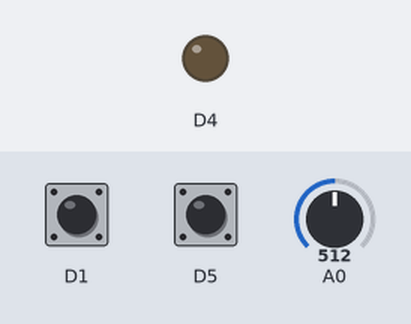
The sketch below on a simulated ESP8266 (NodeMCU). Parts: output pins drawn as LEDs (lit = HIGH). Inputs (shaded band) come from the test bench; at power-on: D1 HIGH, D5 HIGH, A0 = 512. WiFi joins after 1.5 s; servers stay silent unless stated; what the sketch prints to the serial monitor is not drawn.

Above: at 0.0 s.
At 1.6 s:
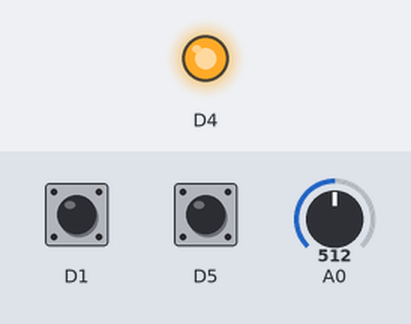
Timing chart, 0 to 3.1 s (numbered marks = the images above):
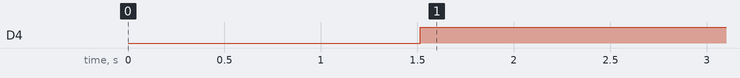

The sketch:

TRAFFIC.ino
```cpp
#include <ESP8266WiFi.h>
void upload();
unsigned int i=0;
String apiWritekey = "KM7HGS2UCG2GEHKJ"; // replace with your THINGSPEAK WRITEAPI key here
const char* ssid = "Tirth"; // your wifi SSID name
const char* password = "123456710" ;// wifi pasword

const char* server = "api.thingspeak.com";
WiFiClient client;

void setup() {
  pinMode(D5,INPUT);
   pinMode(D1,INPUT);
    pinMode(D4,OUTPUT);
  // initialize serial communication at 9600 bits per second:
  Serial.begin(115200);
  WiFi.disconnect();
  delay(10);
  WiFi.begin(ssid, password);

  Serial.println();
  Serial.println();
  Serial.print("Connecting to ");
  Serial.println(ssid);

  WiFi.begin(ssid, password);

  while (WiFi.status() != WL_CONNECTED)
  {
    delay(500);
    Serial.print(".");
  }
  Serial.println("");
  Serial.print("NodeMcu connected to wifi...");
  Serial.println(ssid);
  Serial.println();
}

// the loop routine runs over and over again forever:
void loop() {
  // read the input on analog pin 0:
  int sensorValue = analogRead(A0);
    Serial.println(sensorValue);
  // print out the value you read:
   int s1 = digitalRead(D1);
 int s2 = digitalRead(D5);
  if(sensorValue>500)
  {
    digitalWrite(D4,LOW);
    if(s1==LOW)
    {
       i=++i;

      Serial.println(i);
      delay(100);

    }

    if(s2==LOW)
    {
      i=--i;

      Serial.println(i);
      delay(100);


      }
      if(i==0)
      {
       digitalWrite(D4,HIGH);

      }
      }


if(sensorValue<500)
  {
     digitalWrite(D4,HIGH);
  }


  if (client.connect(server,80))
  {
    String tsData = apiWritekey;
           tsData +="&field1=";
           tsData += String(sensorValue);
           tsData += "\r\n\r\n";

     client.print("POST /update HTTP/1.1\n");
     client.print("Host: api.thingspeak.com\n");
     client.print("Connection: close\n");
     client.print("X-THINGSPEAKAPIKEY: "+apiWritekey+"\n");
     client.print("Content-Type: application/x-www-form-urlencoded\n");
     client.print("Content-Length: ");
     client.print(tsData.length());
     client.print("\n\n");  // the 2 carriage returns indicate closing of Header fields & starting of data
     client.print(tsData);

    // Serial.print("Temperature: ");
     Serial.println(sensorValue);
    Serial.println("uploaded to Thingspeak server....");
  }
  client.stop();

 Serial.println("Waiting to upload next reading...");
  Serial.println();
  // thingspeak needs minimum 15 sec delay between updates
  delay(15000);


  delay(1);        // delay in between reads for stability
}
```

Measured:
- by itself, D4: LOW → HIGH at 1.5 s
